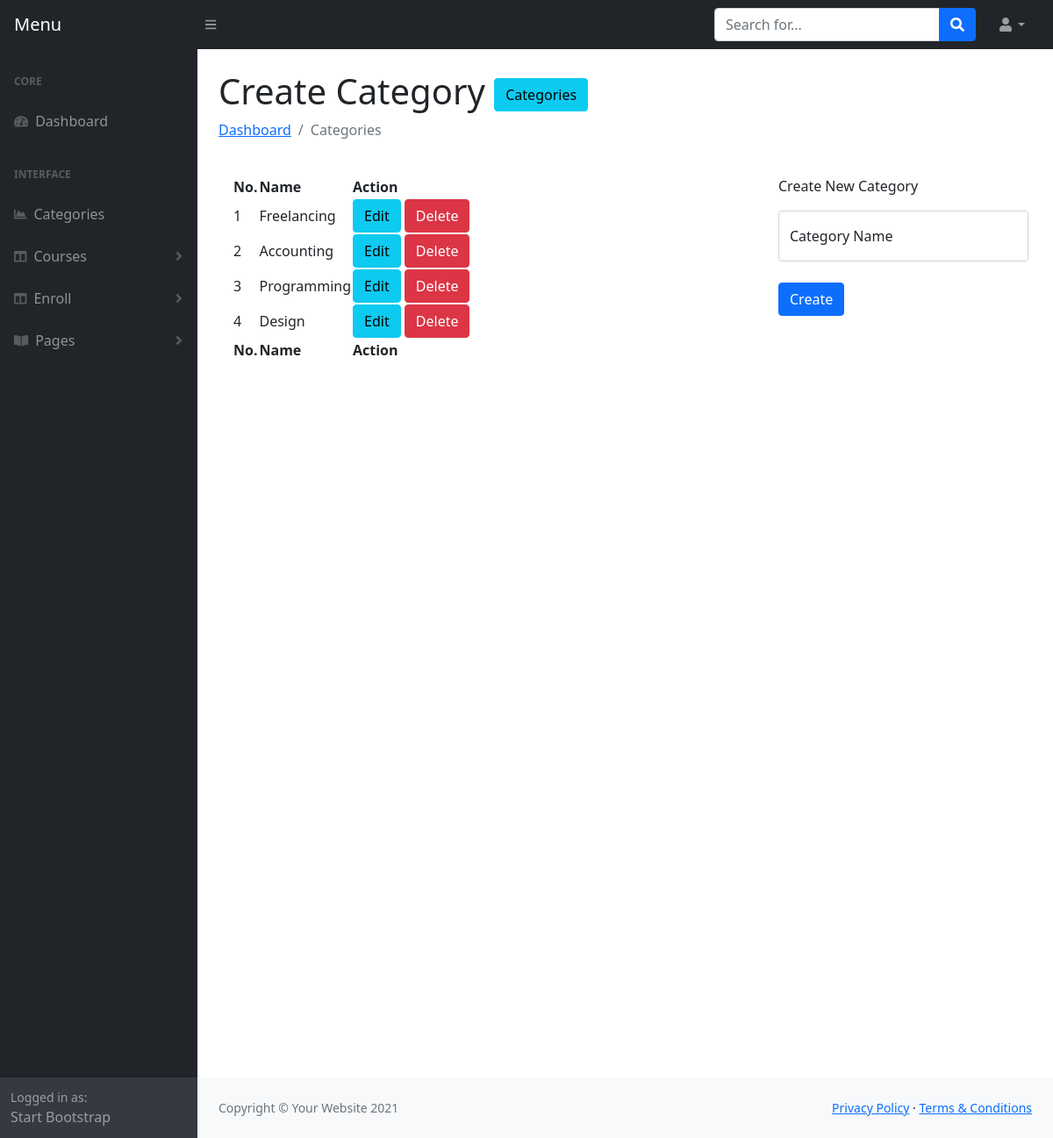
The app's page /admin/category.php (signed in) with its own data.
### tables this page shows
CREATE TABLE `categories` (
  `cat_id` int(11) NOT NULL,
  `cat_name` varchar(191) NOT NULL,
  `is_active` tinyint(4) NOT NULL DEFAULT 0
);

### admin/category.php (the view, shortened to what this page needs)
<?php
include 'header.php';
        $query = "SELECT * FROM categories where is_active=0 Order By cat_id desc";
        $result = $con->query($query);
?>
<main>
    <div class="container-fluid px-4">
    <h1 class="mt-4">Create Category <a class="btn btn-info" href="createcar.php">Categories</a></h1>
        <ol class="breadcrumb mb-4">
            <li class="breadcrumb-item"><a href="index.php">Dashboard</a></li>
            <li class="breadcrumb-item active">Categories</li>
        </ol>
        <div class="row">
            <div class="col-md-8">
                <div class="card-body">
                    <table id="datatablesSimple">
                        <thead>
                            <tr>
                                <th>No.</th>
                                <th>Name</th>
                                <th>Action</th>
                            </tr>
                        </thead>
                        <tfoot>
                            <tr>
                                <th>No.</th>
                                <th>Name</th>
                                <th>Action</th>
                            </tr>
                        </tfoot>
                        <tbody>
                            <?php
                            if ($result->num_rows > 0) {
                                foreach ($result as $key => $value) {
                            ?>
                            <tr>
                                <td><?php echo $key+1; ?></td>
                                <td><?php echo $value['cat_name']; ?></td>
                                <td>
                                    <a class="btn btn-info" href="?editid=<?php echo $value['cat_id']; ?>">Edit</a>
                                    <a class="btn btn-danger" href="?delid=<?php echo $value['cat_id']; ?>">Delete</a>
                                </td>
                            </tr>
                            <?php } } ?>
                        </tbody>
                    </table>
                </div>
            </div>
            <div class="card-body col-md-4">
                <p cla ss="mt-4">Create New Category</p>
                <?php
                if (isset($_GET['editid']) && !empty($_GET['editid'])) {
                    $editid=$_GET['editid'];
                    $singlecatquery = "SELECT * FROM categories WHERE cat_id=$editid";
                    $getsinglecat = $con->query($singlecatquery);
                    if ($getsinglecat->num_rows > 0) {
                      $catvalue = mysqli_fetch_array($getsinglecat);
                  }
                ?>
            <form method="post" action="">
                <div class="form-floating">
                    <input class="form-control"  type="text" value="<?php echo $catvalue['cat_name']; ?>" name="cat_name" />
                    <label for="inputEmail">Category Name</label>
                </div>
                <div class="d-flex align-items-center justify-content-between mt-4 mb-0">
                    <button class="btn btn-primary" type="submit" name="edit">Create</button>
                </div>
            </form>
            <?php } else{?>
                <form method="post" action="">
                <div class="form-floating">
                    <input class="form-control" id="inputEmail" type="text" placeholder="" name="cat_name" />
                    <label for="inputEmail">Category Name</label>
                </div>
                <div class="d-flex align-items-center justify-content-between mt-4 mb-0">
                    <button class="btn btn-primary" type="submit" name="create">Create</button>
                </div>
            </form>
            <?php } ?>
            </div>
        </div>
        <div style="height: 100vh"></div>
    </div>
</main>
<?php include 'footer.php'; ?>

### records on screen
categories: cat_name "Freelancing"
categories: cat_name "Accounting"
categories: cat_name "Programming"
categories: cat_name "Design"
